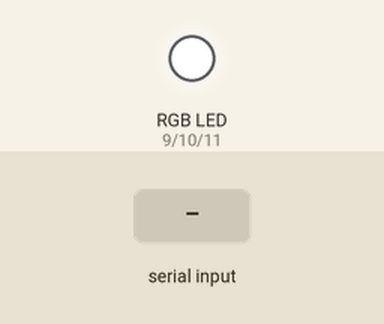
This sketch was run on a simulated Arduino Uno, built with avr-gcc and run on an emulated ATmega328P. Shown: an RGB LED mixed from three pins (HIGH = lit). The inputs (shaded band) are chosen by the test bench. Dim RGB values are drawn brighter than linear.

Above: at 1.2 s.
1.3 s: "90,45,200\n" received over Serial
At 3.8 s:
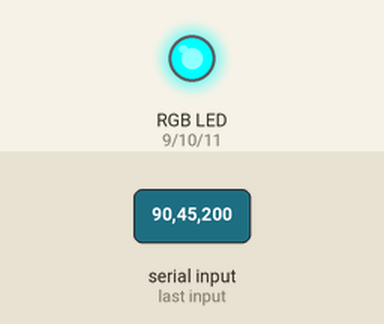
4.3 s: "1\n" received over Serial
At 6.3 s:
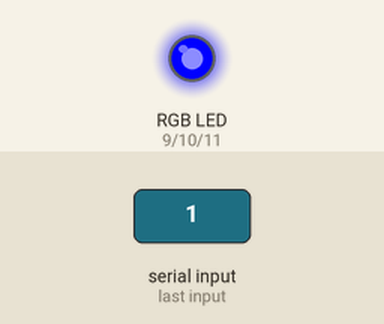
6.8 s: "30,150,10\n" received over Serial
At 7.5 s:
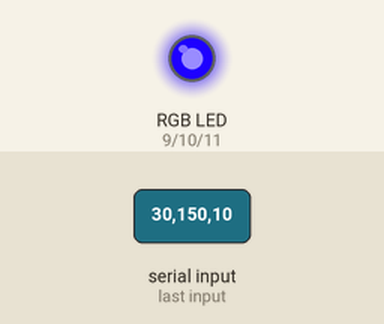
9.8 s: "2\n" received over Serial
At 11.6 s:
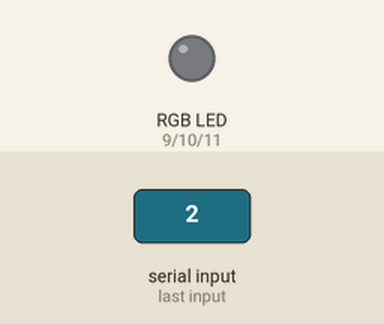
12.3 s: "90,45\n" received over Serial
At 12.9 s:
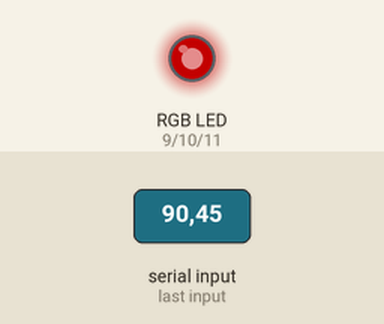
13.8 s: "1,90\n" received over Serial
At 14.1 s:
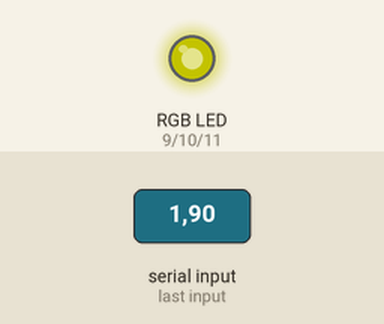
Timing chart, 0 to 17.3 s (numbered marks = the images above; inputs shaded):
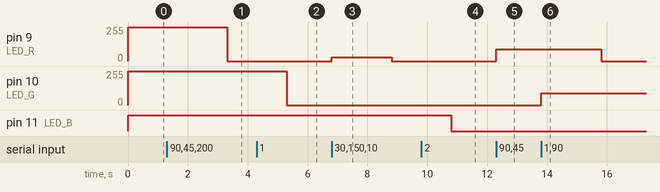

The sketch:

SerialReadWithtLED4.ino
```cpp
const int LED_R = 9;
const int LED_G = 10;
const int LED_B = 11;
int cmd;
int LED;
int VALUE;

void setup() {
  Serial.begin(9600);
  pinMode(LED_R, OUTPUT);
  pinMode(LED_G, OUTPUT);
  pinMode(LED_B, OUTPUT);
  analogWrite(LED_R, 255);
  analogWrite(LED_G, 255);
  analogWrite(LED_B, 255);
}

void loop() {
  while (Serial.available() > 0) {
    cmd = Serial.parseInt();

    for (int i=0; i<cmd; i++) {
      LED = Serial.parseInt();
      VALUE = Serial.parseInt();

      if (LED == 0) {
        analogWrite(LED_R, VALUE);
      } else if (LED == 1) {
        analogWrite(LED_G, VALUE);
      } else if (LED == 2) {
        analogWrite(LED_B, VALUE);
      }
    }
  }
}
```

Measured:
- after the input at 1.3 s, pin 9 (LED_R): 255/255 → 0/255 after 2.0 s
- after the input at 4.3 s, pin 10 (LED_G): 255/255 → 0/255 after 1.0 s
- after the input at 6.8 s, pin 9 (LED_R): 0/255 → 30/255 at once, → 0/255 2.0 s later
- after the input at 9.8 s, pin 11 (LED_B): HIGH → LOW after 1.0 s
- after the input at 12.3 s, pin 9 (LED_R): 0/255 → 90/255 at once
- after the input at 13.8 s, pin 9 (LED_R): 90/255 → 0/255 after 2.0 s instead of 1.5 s; pin 10 (LED_G): 0/255 → 90/255 at once
